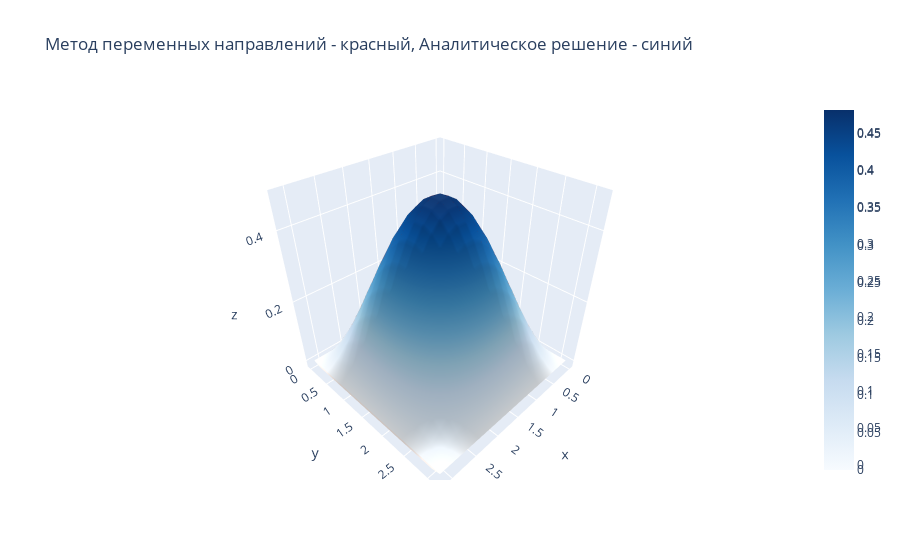

Notebook source saved alongside this figure:
### Code cell
fig = go.Figure(data=[go.Surface(z=UU[len(T) // 2], x=X, y=Y, colorscale='Reds', name='Метод переменных направлений'), go.Surface(z=U_true[len(T) // 2], x=X, y=Y, colorscale='Blues', name='Аналитическое решение')])
fig.update_layout(title='Метод переменных направлений - красный, Аналитическое решение - синий', showlegend=True)
fig.show()

### Figure 1 — Plotly figure (JSON) as saved in the notebook; plotly's stock layout.template omitted (floating-point values rounded to 4 significant figures; data arrays with more than 128 entries replaced by an {"elided": "..."} marker saying what was removed)
{"data": [{"colorscale": [[0, "rgb(255,245,240)"], [0.125, "rgb(254,224,210)"], [0.25, "rgb(252,187,161)"], [0.375, "rgb(252,146,114)"], [0.5, "rgb(251,106,74)"], [0.625, "rgb(239,59,44)"], [0.75, "rgb(203,24,29)"], [0.875, "rgb(165,15,21)"], [1, "rgb(103,0,13)"]], "name": "Метод переменных направлений", "type": "surface", "x": [0, 0.1653, 0.3307, 0.496, 0.6614, 0.8267, 0.9921, 1.157, 1.323, 1.488, 1.653, 1.819, 1.984, 2.15, 2.315, 2.48, 2.646, 2.811, 2.976, 3.142], "y": [0, 0.1653, 0.3307, 0.496, 0.6614, 0.8267, 0.9921, 1.157, 1.323, 1.488, 1.653, 1.819, 1.984, 2.15, 2.315, 2.48, 2.646, 2.811, 2.976, 3.142], "z": {"elided": "20x20 float values"}}, {"colorscale": [[0, "rgb(247,251,255)"], [0.125, "rgb(222,235,247)"], [0.25, "rgb(198,219,239)"], [0.375, "rgb(158,202,225)"], [0.5, "rgb(107,174,214)"], [0.625, "rgb(66,146,198)"], [0.75, "rgb(33,113,181)"], [0.875, "rgb(8,81,156)"], [1, "rgb(8,48,107)"]], "name": "Аналитическое решение", "type": "surface", "x": [0, 0.1653, 0.3307, 0.496, 0.6614, 0.8267, 0.9921, 1.157, 1.323, 1.488, 1.653, 1.819, 1.984, 2.15, 2.315, 2.48, 2.646, 2.811, 2.976, 3.142], "y": [0, 0.1653, 0.3307, 0.496, 0.6614, 0.8267, 0.9921, 1.157, 1.323, 1.488, 1.653, 1.819, 1.984, 2.15, 2.315, 2.48, 2.646, 2.811, 2.976, 3.142], "z": {"elided": "20x20 float values"}}], "layout": {"showlegend": true, "title": {"text": "Метод переменных направлений - красный, Аналитическое решение - синий"}}}
